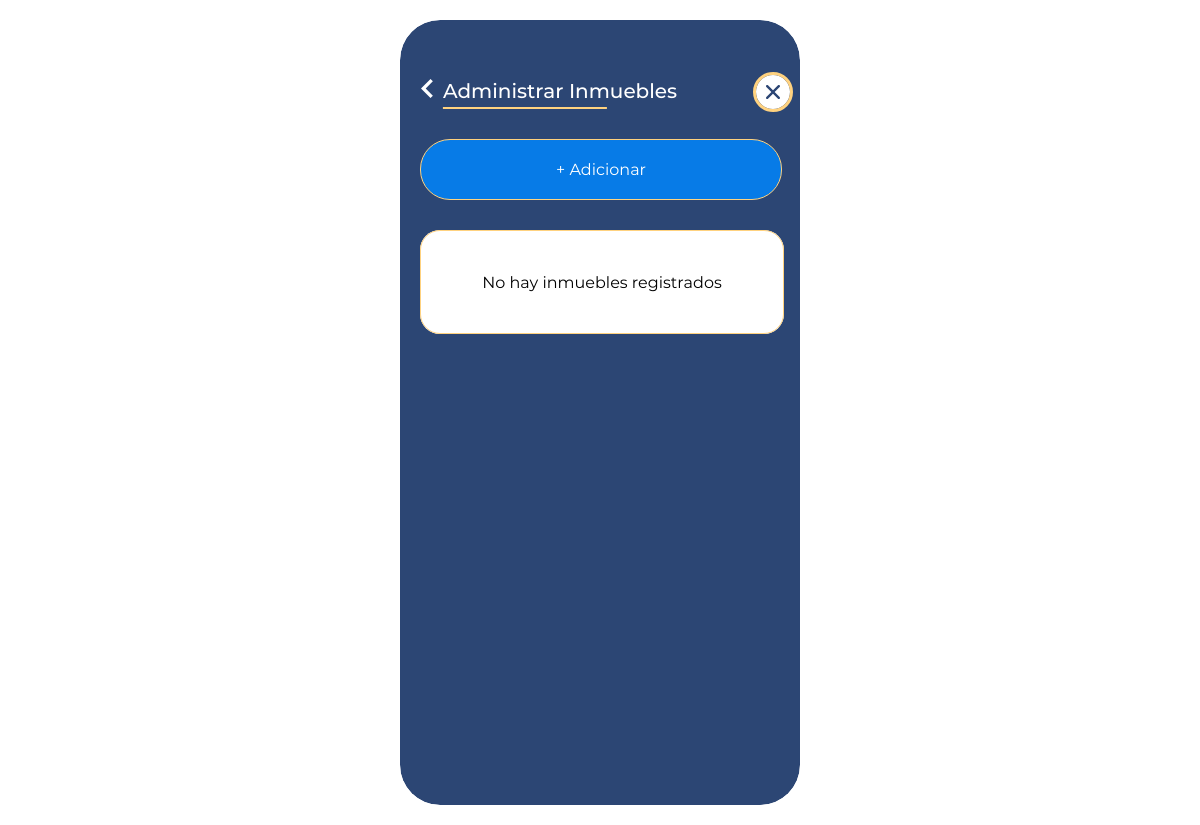
Before: /Views/inmoApartamentos.php (signed in) with the older database file.
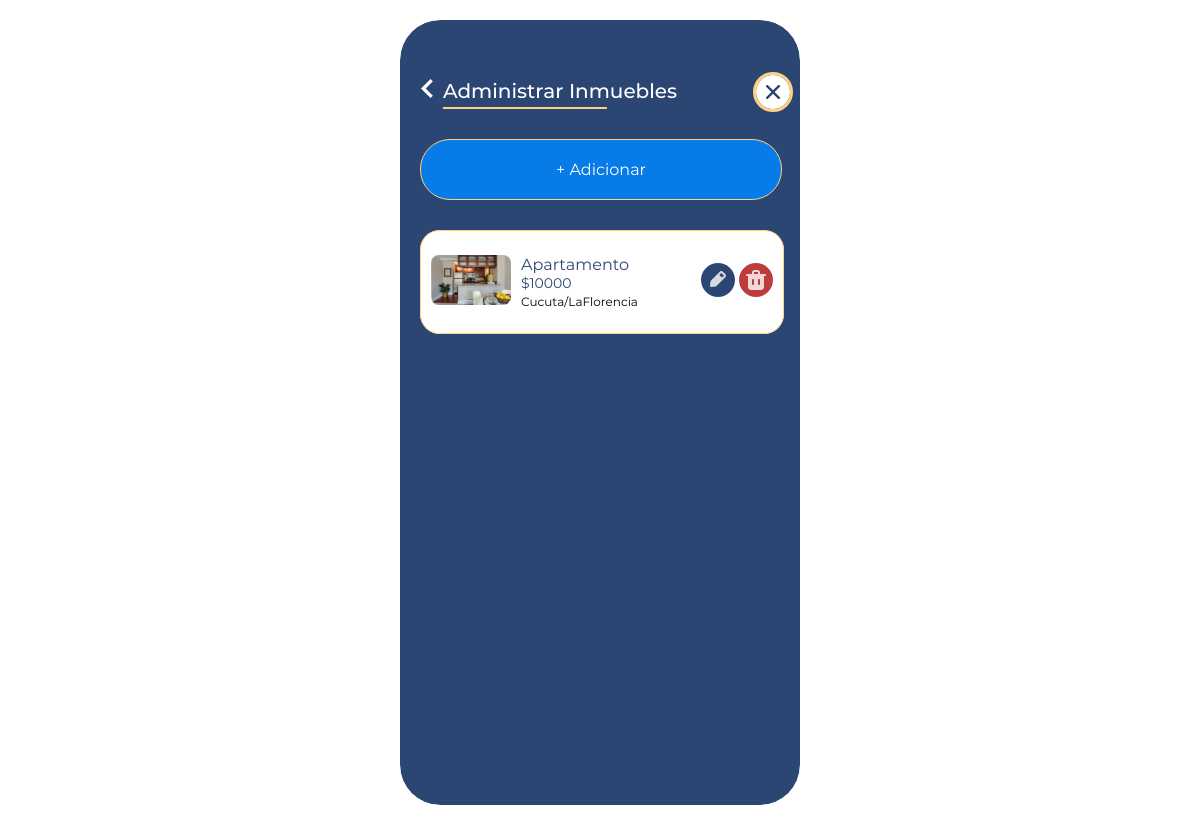
After: the same page with the newer database file.
### tables this page shows
CREATE TABLE `inmuebles` (
  `id` int(11) NOT NULL,
  `tipo` varchar(50) NOT NULL,
  `categoria` varchar(50) NOT NULL,
  `precio` bigint(20) NOT NULL,
  `tamano` varchar(5) NOT NULL,
  `ciudad` varchar(40) NOT NULL,
  `barrio` varchar(40) NOT NULL,
  `foto` varchar(200) NOT NULL
);

### Models/Consultas.php (called while the page is built, shortened)
<?php
    class Consultas {
        public function consultarInmuebles() {
            $f = null;
            $objConexion = new Conexion();
            $conexion = $objConexion ->get_conexion();
            $consultar = "SELECT * FROM inmuebles ORDER BY id DESC";
            $statement = $conexion -> prepare($consultar);
            $statement -> execute();
            while($resultado =  $statement->fetch()) {
                $f[] = $resultado;
            }
            return $f;
        }
    }
?>

### Controllers/mostrarInfo.php (the view, shortened to what this page needs)
<?php
    function cargarInmuebles() {
        $objConsulta = new Consultas();
        $result = $objConsulta -> consultarInmuebles();
        if(!isset($result)) {
            echo '
                <tr>
                    <td style="text-align:center">No hay inmuebles registrados</td>
                </tr>
            ';
        }else {
            foreach($result as $f) {
                echo '
                    <tr>
                        <td>
                            <figure class="photo">
                                <img src="'.$f['foto'].'" alt="">
                            </figure>
                            <div class="info">
                                <h3>'.$f['tipo'].'</h3>
                                <h4>$'.$f['precio'].'</h4>
                                <p>'.$f['ciudad'].'/'.$f['barrio'].'</p>
                            </div>
                            <div class="controls">
                                <a href="InmoEdit.php? id='.$f['id'].'" class="edit"></a>
                                <a href="../Controllers/eliminarInmueble.php? id='.$f['id'].'" class="delete"></a>
                            </div>
                        </td>
                    </tr>
                ';
            }
        }
    }
?>

### Views/InmoApartamentos.php (shortened to what this page needs)
<?php
    require_once("../Models/Consultas.php");
    require_once("../Controllers/mostrarInfo.php");
?>
<!DOCTYPE html>
<html lang="en">
<head>
    <link rel="stylesheet" href="css/master.css">
</head>
<body>
    <main class="dashboard">
        <header>
            <h2>Administrar Inmuebles</h2>
            <a href="InmoDashboard.html" class="back"></a>
            <a href="index.html" class="close"></a>
        </header>
        <a href="InmoAdd.php" class="btn-home adicionar">+ Adicionar</a>
        <table>
            <?php
                cargarInmuebles();
            ?>
        </table>
    </main>
</body>
</html>

### Views/css/master.css (style rules this page uses)
html { font-size: 16px; font-family: Montserrat-Regular; font-weight: 400; -webkit-font-smoothing: antialiased; }
a.btn-home { text-align: center; text-decoration: none; display: block; padding: 20px; background: #077be7; border-radius: 30px; width: 80%; margin: 25px auto; color: #fff; transition: .4s; }
a.btn-home.adicionar { position: absolute; left: 5%; top: 12%; border: 1px solid #ffd27f; }
main.dashboard, main.add, main.show, main.edit { background: url(../imgs/bg.svg); border-radius: 40px; height: 785px; margin: 20px auto; position: relative; width: 400px; }
main.dashboard header, main.add header, main.show header, main.edit header { position: relative; }
main.dashboard header h2, main.add header h2, main.show header h2, main.edit header h2 { color: #fff; font-family: Montserrat-Medium; font-weight: 500; font-size: 20px; position: absolute; left: 40%; transform: translate(-50%, 0); top: 42px; }
main.dashboard header h2::before, main.show header h2::before, main.add header h2::before,main.edit header h2::before { content: ""; position: absolute; bottom: -6px; left: 0; width: 70%; height: 2px; background: #FFD27F; }
main.dashboard header a.close:link, main.dashboard header a.close:visited, main.add header a.close:link, main.add header a.close:visited, main.show header a.close:link, main.show header a.close:visited, main.edit header a.close:link, main.edit header a.close:visited { background: url(../imgs/btn-close.svg) no-repeat center; height: 34px; left: 353px; position: absolute; top: 52px; transition: transform 0.2s ease-in; width: 34px; border: 3px solid #FFD27F; border-radius: 50%; }
main.dashboard table { display: block; border-collapse: separate; border-spacing: 10px; height: 568px; overflow-y: scroll; position: absolute; top: 200px; left: 10px; }
main.dashboard table tr { transition: background 0.2s ease-in; }
main.dashboard table tr:nth-child(odd) { background: #fff; }
main.dashboard table tr td { border-radius: 20px; height: 100px; position: relative; width: 360px; border: 1px solid #FFD27F; }
main.dashboard table tr td figure { margin: 0px; position: absolute; top: 14px; left: 10px; padding-top: 10px; }
main.dashboard table tr td figure img { width: 80px; border-radius: 8px; }
main.dashboard table tr td div.info { position: absolute; top: 24px; left: 100px; }
main.dashboard table tr td div.info h3, main.dashboard table tr td div.info h4 { color: #2c4674; font-weight: 400; font-size: 16px; margin: 0px; }
main.dashboard table tr td div.info p { font-size: 12px; margin: 2px 0 0 0; }
main.dashboard table tr td div.info h4 { color: #2c4674; font-size: 14px; }
main.dashboard table tr td div.controls { position: absolute; top: 32px; right: 10px; }
main.dashboard table tr td div.controls a:link, main.dashboard table tr td div.controls a:visited { display: inline-block; height: 34px; transition: transform 0.2s ease-in; width: 34px; }
main.dashboard table tr td div.controls a.edit { background: url(../imgs/btn-edit.svg) no-repeat center; }
main.dashboard table tr td div.controls a.delete { background: url(../imgs/btn-delete.svg) no-repeat center; }
main.add header a.back:link, main.add header a.back:visited, main.show header a.back:link, main.show header a.back:visited, main.edit header a.back:link, main.edit header a.back:visited, main.dashboard header a.back:link, main.dashboard header a.back:visited { background: url(../imgs/btn-back.svg) no-repeat center; height: 34px; left: 10px; position: absolute; top: 52px; transition: transform 0.2s ease-in; width: 34px; }

Changed rows visible on the page:
added inmuebles: foto (picture), tipo "Apartamento", precio "10000", ciudad "Cucuta", barrio "LaFlorencia"
Other visible differences:
text no longer shown: "No hay inmuebles registrados"
